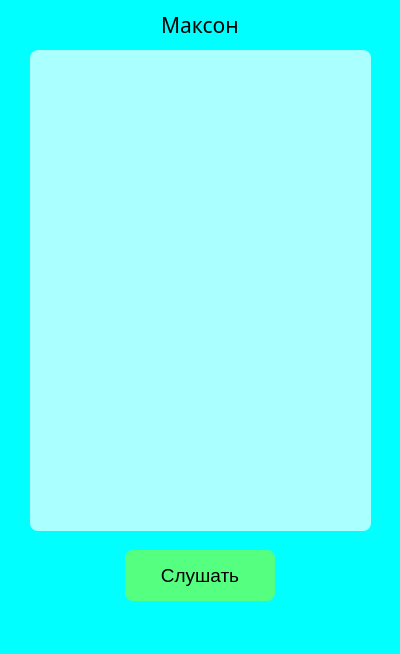
<?xml version="1.0" encoding="UTF-8"?>
<ui version="4.0">
 <class>MainWindow</class>
 <widget class="QMainWindow" name="MainWindow">
  <property name="geometry">
   <rect>
    <x>0</x>
    <y>0</y>
    <width>400</width>
    <height>654</height>
   </rect>
  </property>
  <property name="font">
   <font>
    <pointsize>7</pointsize>
   </font>
  </property>
  <property name="windowTitle">
   <string>MainWindow</string>
  </property>
  <property name="styleSheet">
   <string notr="true">background-color: rgb(0, 255, 255);</string>
  </property>
  <widget class="QWidget" name="centralwidget">
   <widget class="QListWidget" name="listWidget">
    <property name="geometry">
     <rect>
      <x>30</x>
      <y>50</y>
      <width>341</width>
      <height>481</height>
     </rect>
    </property>
    <property name="font">
     <font>
      <pointsize>12</pointsize>
     </font>
    </property>
    <property name="styleSheet">
     <string notr="true">QListWidget {
	background-color: rgb(170, 255, 255);
	color: black;
	border-radius: 8;
}</string>
    </property>
   </widget>
   <widget class="QPushButton" name="pushButton">
    <property name="geometry">
     <rect>
      <x>125</x>
      <y>550</y>
      <width>150</width>
      <height>51</height>
     </rect>
    </property>
    <property name="font">
     <font>
      <pointsize>14</pointsize>
     </font>
    </property>
    <property name="styleSheet">
     <string notr="true">QPushButton {
	background-color: rgb(85, 255, 127);
	border-radius: 8;
}

QPushButton:hover {
	background-color: rgb(225, 255, 225);
}

QPushButton:pressed {
	background-color: rgb(59, 179, 87);
}</string>
    </property>
    <property name="text">
     <string>Слушать</string>
    </property>
   </widget>
   <widget class="QLabel" name="label">
    <property name="geometry">
     <rect>
      <x>115</x>
      <y>10</y>
      <width>170</width>
      <height>30</height>
     </rect>
    </property>
    <property name="font">
     <font>
      <family>Arial Rounded MT Bold</family>
      <pointsize>16</pointsize>
      <weight>50</weight>
      <bold>false</bold>
     </font>
    </property>
    <property name="text">
     <string>Максон</string>
    </property>
    <property name="textFormat">
     <enum>Qt::AutoText</enum>
    </property>
    <property name="alignment">
     <set>Qt::AlignCenter</set>
    </property>
   </widget>
  </widget>
  <widget class="QMenuBar" name="menubar">
   <property name="geometry">
    <rect>
     <x>0</x>
     <y>0</y>
     <width>400</width>
     <height>26</height>
    </rect>
   </property>
  </widget>
  <widget class="QStatusBar" name="statusbar"/>
 </widget>
 <resources/>
 <connections/>
</ui>
